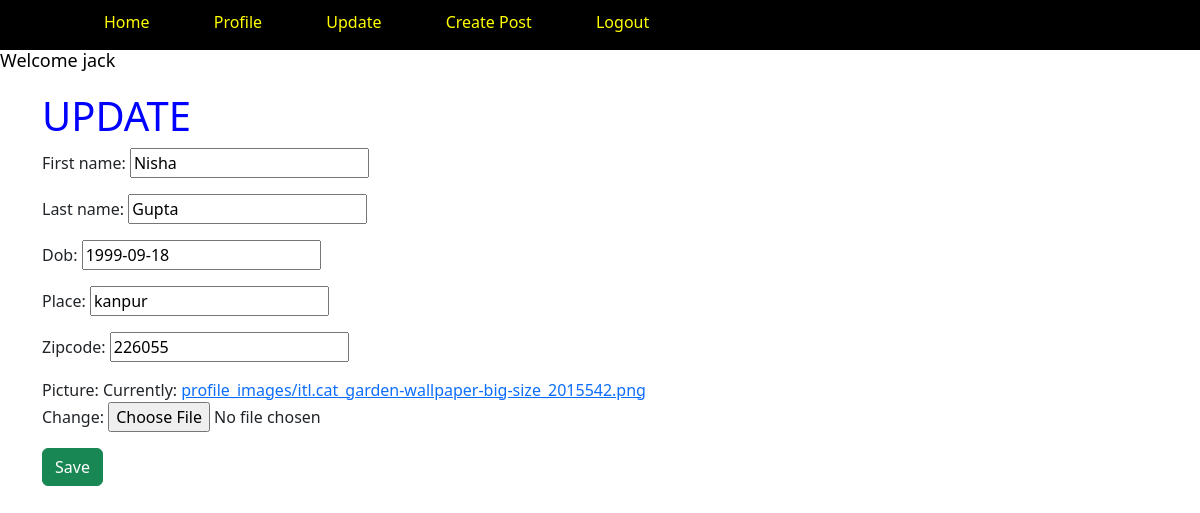
Page /update/ (signed in) on the committed database.
### myapp/models.py (models this page shows, shortened)
class Profile(models.Model):
    user = models.OneToOneField(User, on_delete=models.CASCADE)
    first_name = models.CharField(max_length=50,default=None,null=True,blank=True)
    last_name = models.CharField(max_length=50,default=None,null=True,blank=True)
    place = models.CharField(max_length=100)
    zipcode = models.CharField(max_length=10)
    dob = models.DateField()
    picture = models.ImageField(upload_to='profile_images')

### myapp/views.py (the view)
# urls.py: path('update/',views.update,name='update'),
@login_required
def update(request):
    profile = get_object_or_404(Profile, user=request.user)
    user_name=request.user
    if request.method == 'POST':
        form = ProfileForm(request.POST, request.FILES, instance=profile)
        if form.is_valid():
            form.save()
            messages.success(request, 'Profile updated successfully')
            return redirect('profile')
    else:
        form = ProfileForm(instance=profile)
    context = {'form': form,'name':user_name}
    return render(request, 'update.html', context)

### myapp/forms.py
class ProfileForm(forms.ModelForm):
    class Meta:
        model = Profile
        fields = ('first_name','last_name','dob','place','zipcode','picture')

### myapp/templates/update.html (shortened to what this page needs)
{% extends 'base.html' %}
{% block content %}
<div  class="container mt-3">
  <h1 style=color:blue>UPDATE</h1>
    <form action="" method="post"  enctype="multipart/form-data">
      {{form.as_p}}
      <input class="btn btn-success"  type="submit" value="Save" /><br><br>
  </form>
</div>
{% endblock %}

### myapp/templates/base.html (shortened to what this page needs)
<!DOCTYPE html>
{% load static  %}
<html>
<head>
  <link rel="stylesheet" href="{% static 'css/all.min.css' %}">
  <link rel="stylesheet" href="{% static 'css/bootstrap.css' %}" />
</head>
<body  style=background-color:white>
  <nav>
  <div class='container'>
    {% if user.is_authenticated %}
    <ul>
      <li><a href="{% url 'home' %}">Home</a></li>
      <li><a href="{% url 'profile' %}">Profile</a></li>
      <li><a href="{% url 'update' %}">Update</a></li>
      <li><a href="{% url 'create_post' %}">Create Post</a></li>
      <li><a href="{% url 'logout' %}">Logout</a></li>
    </ul>
    {% else %}
    <ul>
    {% comment %} <li><a href="{% url 'home' %}">Home</a></li> {% endcomment %}
    <li><a href="{% url 'login' %}">Login</a></li>
    <li><a href="{% url 'register' %}">Sing Up</a></li>
  </ul>
    {% endif %}
  </div>
  </nav>
  {% if user.is_authenticated %}
  <h2 style=color:black>Welcome {{user.username}}</h2>
  {% endif %}
  {% block content %}
  {% endblock %}
</body>
</html>

### myapp/templates/base.html (style rules this page uses)
nav { background-color: black; width: 100%; height: 50px; display: flex; align-items: center; justify-content: space-between; padding: 20px 0; position: relative; z-index: 2; }
nav ul li { padding-top: 10px; display: inline-block; list-style: none; margin: 10px 30px; }
nav ul li a { text-decoration: none; color:yellow; }
nav div ul li a { text-decoration: none; color: yellow; }
h2 { font-size: 18px; margin-bottom: 20px; text-color: brown; }

### rows in the picture
Profile: first_name "Nisha", last_name "Gupta", dob "1999-09-18", place "kanpur", zipcode "226055"

### other values in the picture
{{ user.username }} "jack"
